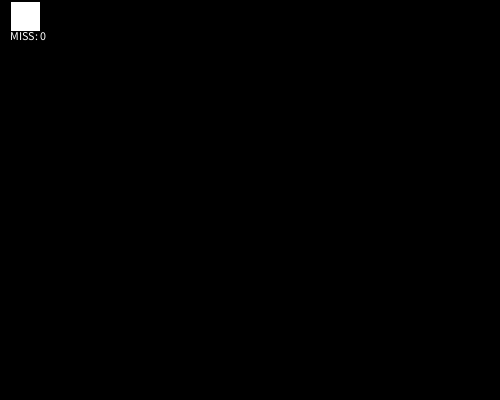
Frame 1 (no input)
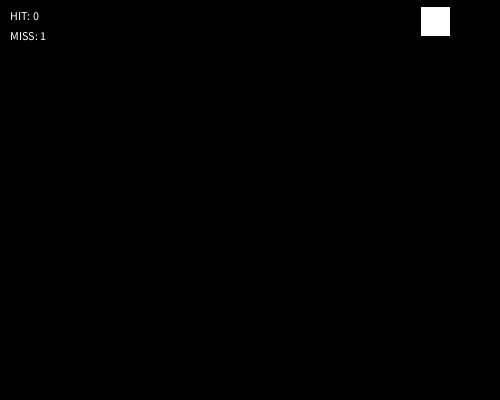
Frame 60 (the mouse pressed at the canvas centre just before this capture)
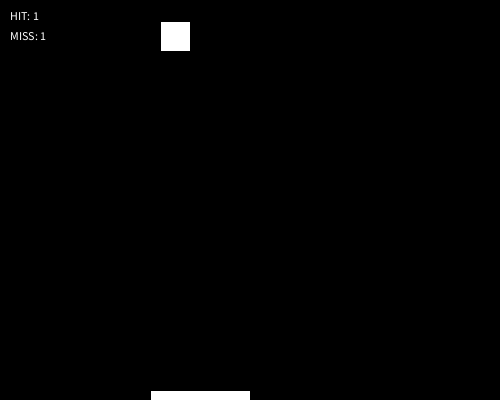
Frame 120 (the mouse held since frame 60 and released just before this capture)

The Processing sketch that drew these frames (run headless with seeded random() and noise(); from frame 60 on, the mouse is pressed at the canvas centre):

// Processing sketch: processing_84934
// ── processing_84934.pde

void setup ()
{
  size(500,400);
}
//Added floats as whole numbers used so precision is needed
float ballX = 0;
float ballY = 0;
float speedX = 10;
float speedY = 0;
//Also inclusion of whole number integers to establish the "HIT" and "MISS"
int HIT = 0;
int MISS = 0;
void draw()
{
  float racket = 100;
//Making the decision on what to execute to test if true or false
  if(ballX < 0 || ballX > width) speedX = -speedX;
  if (ballY > height){
    speedY = -speedY;
    //Calculating the absolute number of the distance the ball can go
    float distance = abs(mouseX - ballX);
    if(distance < racket) HIT += 1;
    //If the racket misses the ball one point is added to "miss"
    else MISS += 1;
  } else speedY += 1;
    
  ballX += speedX;
  ballY += speedY;
  
  //Layout of the sketch 
  background(0);
  rect(ballX, ballY, 30, 30);
  rect(mouseX-racket, height -10, 100, 15);
  
  //text placed on left hand corner to show points to the player
  text("HIT: " + HIT, 10, 20);
  text("MISS: " + MISS, 10, 40);
  
}
